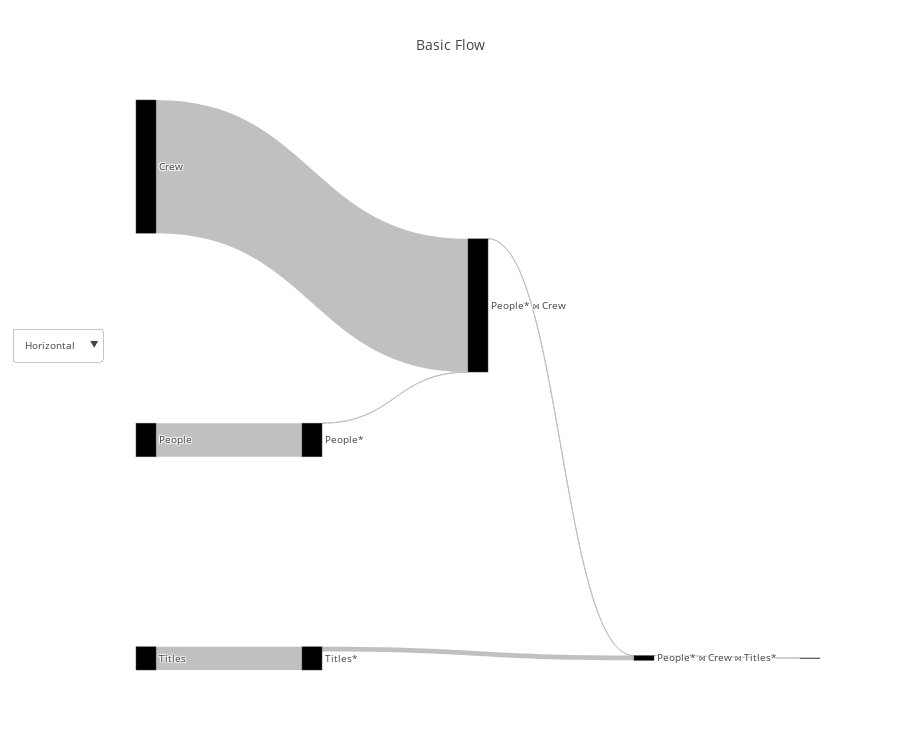

Notebook code cell kept with this figure:
### Code cell
query_renderer.vizualize(cardinality_df, title="Basic Flow", metrics=["actual_rows"], open_=False)

### Figure 1 — Plotly figure (JSON) as saved in the notebook; plotly's stock layout.template omitted (floating-point values rounded to 4 significant figures)
{"data": [{"link": {"color": ["silver", "silver", "silver", "silver", "silver", "silver", "silver"], "label": ["", "Filter condition: (people.name = ANY ('{\"Owen Wilson\",\"Adam Sandler\",\"Jason Segel\"}'::text[]))", "", "Hash Cond ('Inner', '(crew.person_id = people.person_id)')", "", "Filter condition: (titles.genres ~~ '%Comedy%'::text)", "Hash Cond ('Inner', '(titles.title_id = crew.title_id)')"], "source": [0, 1, 2, 3, 4, 5, 6], "target": [1, 3, 3, 6, 5, 6, 7], "value": [3446261, 3, 13651901, 565, 2379234, 489076, 186]}, "node": {"color": [null, null, null, null, null, null, null], "label": ["People", "People*", "Crew", "People* ⋈ Crew", "Titles", "Titles*", "People* ⋈ Crew ⋈ Titles*"], "pad": 200}, "orientation": "h", "type": "sankey", "valueformat": ",", "valuesuffix": [" Rows", " Rows", " Rows", " Rows", " Rows", " Rows", " Rows"]}], "layout": {"font": {"size": 10}, "height": 750, "title": "Basic Flow", "updatemenus": [{"buttons": [{"args": ["orientation", "h"], "label": "Horizontal", "method": "restyle"}, {"args": ["orientation", "v"], "label": "Vertical", "method": "restyle"}], "y": 0.6}]}}
